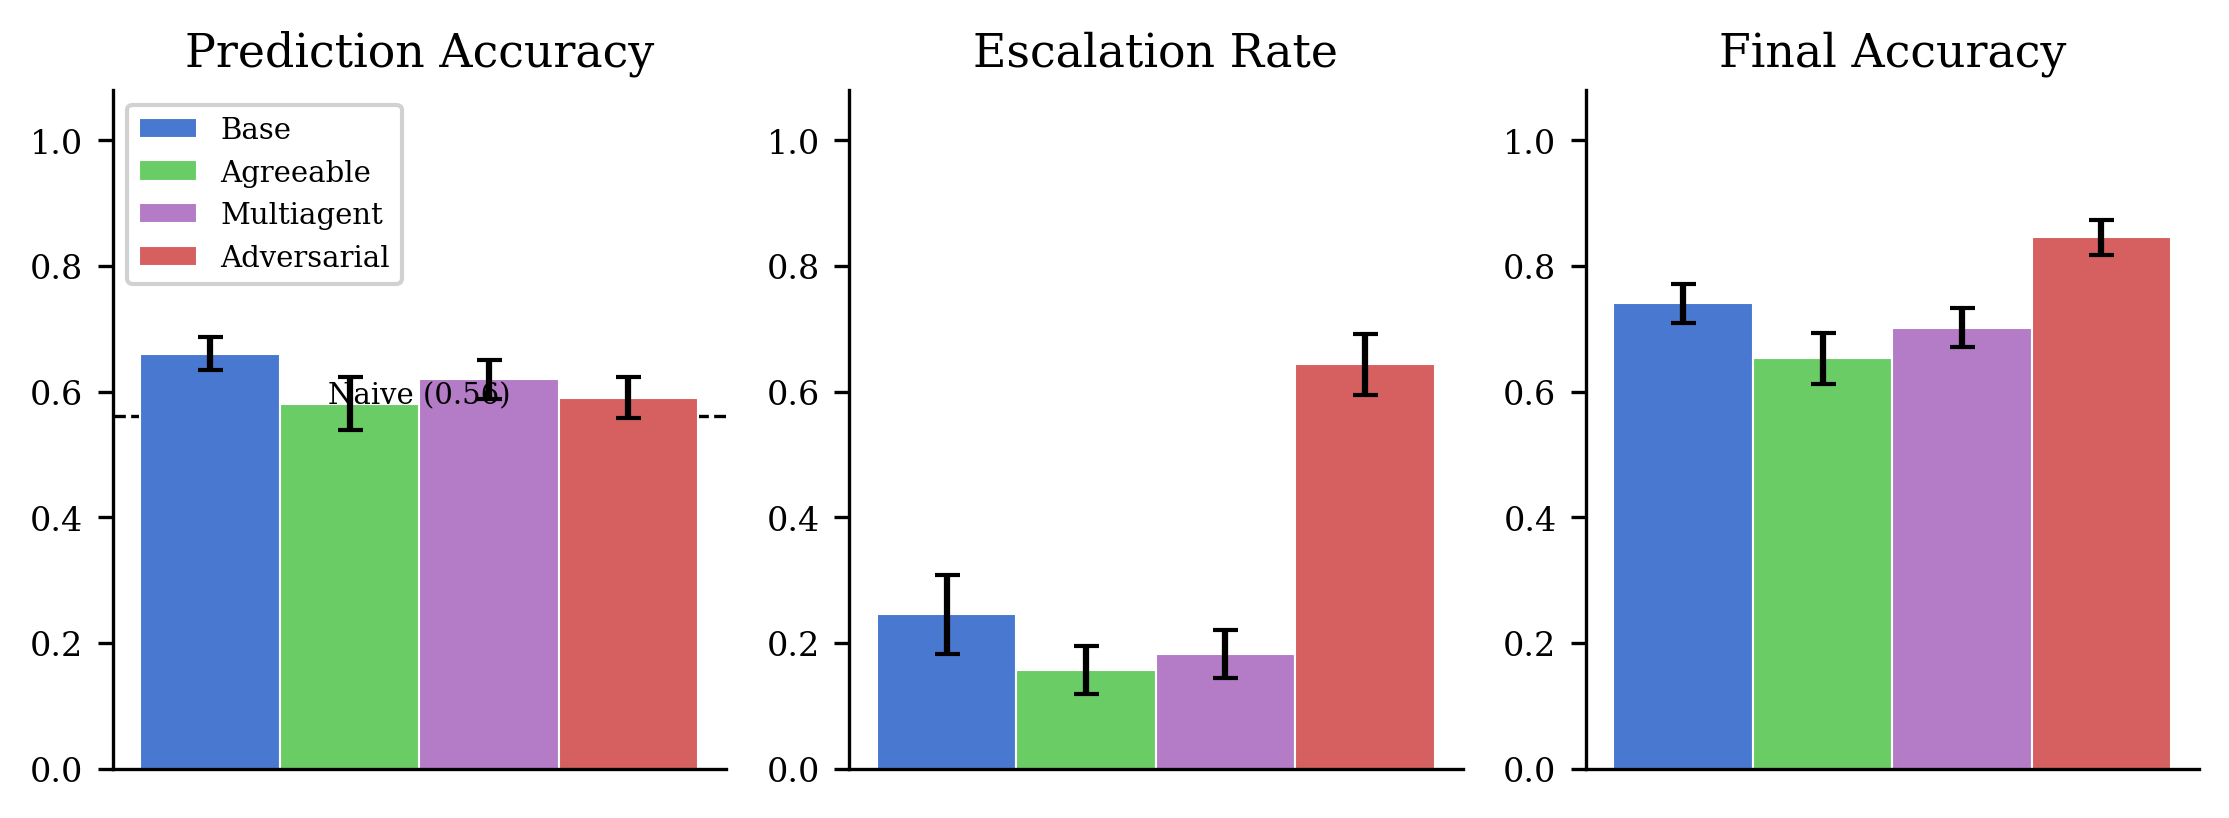

Recreate this plot in Python.
"""Generate the main 3-panel figure: prediction accuracy, escalation rate, final accuracy.

Aggregated across all datasets and all Qwen3 models into a single bar per method.
"""
import numpy as np
import pandas as pd
import matplotlib.pyplot as plt
import matplotlib
import os

matplotlib.rcParams.update({
    "font.family": "serif",
    "font.size": 9,
    "axes.labelsize": 10,
    "axes.titlesize": 11,
    "xtick.labelsize": 8,
    "ytick.labelsize": 8,
    "legend.fontsize": 8,
    "figure.dpi": 300,
})

results_dir = os.path.join(os.environ["WORK"], "madm/results")
datasets = ["AIME","FEVEROUS","HotelBookings","LendingClub",
            "MoralMachine","MovieLens","Uber","WikipediaToxicity"]
methods = ["base", "agreeable", "multiagent", "adversarial"]
models = ["Qwen3-1.7B", "Qwen3-4B", "Qwen3-8B", "Qwen3-14B"]
gt_cols = {"AIME": "Answer"}
default_gt = "human_response"

rows = []
for ds in datasets:
    for method in methods:
        for model in models:
            path = os.path.join(results_dir, ds, f"{method}_{model}.csv")
            if not os.path.exists(path):
                continue
            df = pd.read_csv(path)
            gt = gt_cols.get(ds, default_gt)
            if gt not in df.columns or "llm_prediction" not in df.columns:
                continue
            n = len(df)
            pred_acc = (df["llm_prediction"] == df[gt]).mean()
            esc_rate = df["llm_escalate"].mean() if "llm_escalate" in df.columns else 0.0
            final_acc = ((df["llm_escalate"] == 1) | (df["llm_prediction"] == df[gt])).mean()
            rows.append({"dataset": ds, "method": method, "model": model, "n": n,
                         "pred_acc": pred_acc, "esc_rate": esc_rate, "final_acc": final_acc})

data = pd.DataFrame(rows)

# Compute row-weighted mean and SE per method
metrics = ["pred_acc", "esc_rate", "final_acc"]
agg = {}
for mth in methods:
    g = data[data["method"] == mth]
    agg[mth] = {}
    for metric in metrics:
        wmean = np.average(g[metric], weights=g["n"])
        wvar = np.average((g[metric] - wmean)**2, weights=g["n"])
        k = len(g)
        se = np.sqrt(wvar / k) if k > 1 else 0
        agg[mth][metric] = (wmean, se)

# Naive accuracy: majority-class baseline per dataset
naive_accs = []
for ds in datasets:
    for model in models:
        path = os.path.join(results_dir, ds, f"base_{model}.csv")
        if not os.path.exists(path):
            continue
        df = pd.read_csv(path)
        gt = gt_cols.get(ds, default_gt)
        if gt not in df.columns:
            continue
        majority = df[gt].mode()[0]
        naive_accs.append((df[gt] == majority).mean())
        break  # one per dataset is enough
naive_mean = np.mean(naive_accs) if naive_accs else 0.5

# Colors
colors = {
    "base": "#4878CF",
    "agreeable": "#6ACC65",
    "multiagent": "#B47CC7",
    "adversarial": "#D65F5F",
}
labels = {
    "base": "Base",
    "agreeable": "Agreeable",
    "multiagent": "Multiagent",
    "adversarial": "Adversarial",
}

fig, axes = plt.subplots(1, 3, figsize=(7.5, 2.8), sharey=False)
panels = [
    ("pred_acc", "Prediction Accuracy", True),
    ("esc_rate", "Escalation Rate", False),
    ("final_acc", "Final Accuracy", False),
]

n_methods = len(methods)
w = 0.18
x = np.array([0])

for ax, (metric, title, show_naive) in zip(axes, panels):
    offsets = np.linspace(-(n_methods-1)*w/2, (n_methods-1)*w/2, n_methods)
    for mth, offset in zip(methods, offsets):
        mean, se = agg[mth][metric]
        ax.bar(x + offset, [mean], w, yerr=[se], color=colors[mth],
               label=labels[mth], capsize=3, edgecolor="white", linewidth=0.5)

    if show_naive:
        ax.axhline(naive_mean, color="black", linestyle="--", linewidth=0.8, zorder=0)
        ax.text(0.5, naive_mean + 0.02, f"Naive ({naive_mean:.2f})", ha="center",
                fontsize=7, color="black", transform=ax.get_yaxis_transform())

    ax.set_title(title)
    ax.set_xticks([])
    ax.set_ylim(0, 1.08)
    ax.set_ylabel("")
    ax.spines["top"].set_visible(False)
    ax.spines["right"].set_visible(False)

axes[0].legend(loc="upper left", framealpha=0.9, fontsize=7)
fig.tight_layout()
out = os.path.join(os.environ["WORK"], "madm/paper/figures/fig_main_qwen3.pdf")
fig.savefig(out, bbox_inches="tight")
print(f"Saved {out}")
